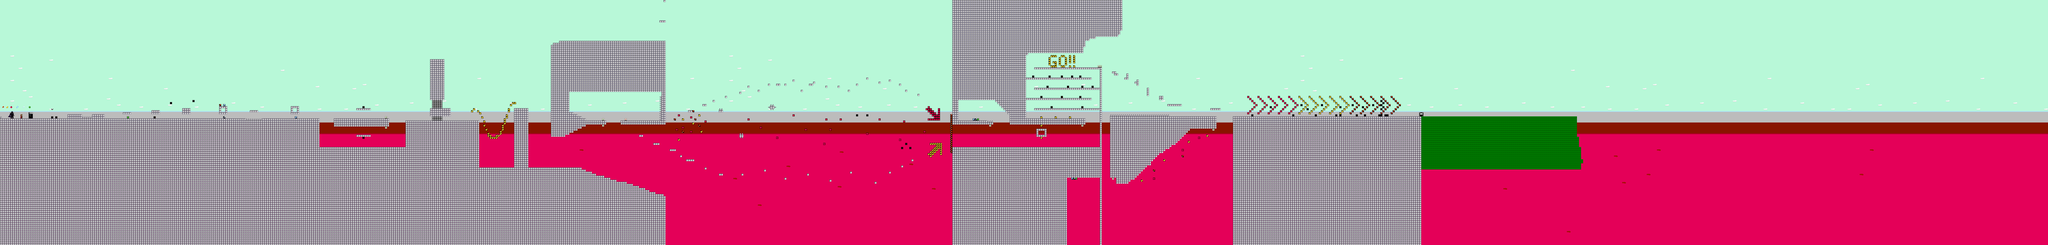

A 2D game scene composited from a Tiled map and its tileset images. What follows is a short description and the map's XML, with each tile layer's data collapsed to a summary:
An orthogonal 1000x120 tile map with 16x16 px tiles, 4 tile layers (Backgrounds, Platfs, Spawns, BG Details), 1 hidden layer not drawn.

<map version="1.0" orientation="orthogonal" width="1000" height="120" tilewidth="16" tileheight="16">
 <tileset firstgid="1" name="newtiles" tilewidth="16" tileheight="16" spacing="2" margin="1">
  <image source="newtiles.png" trans="ff00ff" width="450" height="540" />
  <tile id="27">
   <properties>
    <property name="type" value="spike" />
   </properties>
  </tile>
  <tile id="154">
   <properties>
    <property name="type" value="spike" />
   </properties>
  </tile>
  <tile id="155">
   <properties>
    <property name="type" value="spike" />
   </properties>
  </tile>
  <tile id="156">
   <properties>
    <property name="type" value="spike" />
   </properties>
  </tile>
  <tile id="200">
   <properties>
    <property name="type" value="player" />
   </properties>
  </tile>
  <tile id="231">
   <properties>
    <property name="type" value="race_start" />
   </properties>
  </tile>
  <tile id="251">
   <properties>
    <property name="type" value="boss" />
   </properties>
  </tile>
  <tile id="255">
   <properties>
    <property name="type" value="spider" />
   </properties>
  </tile>
  <tile id="256">
   <properties>
    <property name="type" value="bat" />
   </properties>
  </tile>
  <tile id="275">
   <properties>
    <property name="type" value="item_apple" />
   </properties>
  </tile>
  <tile id="276">
   <properties>
    <property name="type" value="item_bananas" />
   </properties>
  </tile>
  <tile id="277">
   <properties>
    <property name="type" value="item_chicken" />
   </properties>
  </tile>
  <tile id="278">
   <properties>
    <property name="type" value="powerup_speed" />
   </properties>
  </tile>
  <tile id="279">
   <properties>
    <property name="type" value="powerup_jump" />
   </properties>
  </tile>
  <tile id="280">
   <properties>
    <property name="type" value="powerup_invencibility" />
   </properties>
  </tile>
 </tileset>
 <layer name="Backgrounds" width="1000" height="120">
  <data>[120000 cells, 120000 non-empty, 35 distinct tile ids]</data>
 </layer>
 <layer name="Platfs" width="1000" height="120">
  <data>[120000 cells, 34550 non-empty, 6 distinct tile ids]</data>
 </layer>
 <layer name="Spawns" width="1000" height="120">
  <data>[120000 cells, 31 non-empty, 30 distinct tile ids]</data>
 </layer>
 <layer name="guiaJJ" width="1000" height="120" visible="0">
  <data>[120000 cells, 88 non-empty, 1 distinct tile ids]</data>
 </layer>
 <layer name="BG Details" width="1000" height="120">
  <data>[120000 cells, 0 non-empty, 0 distinct tile ids]</data>
 </layer>
</map>